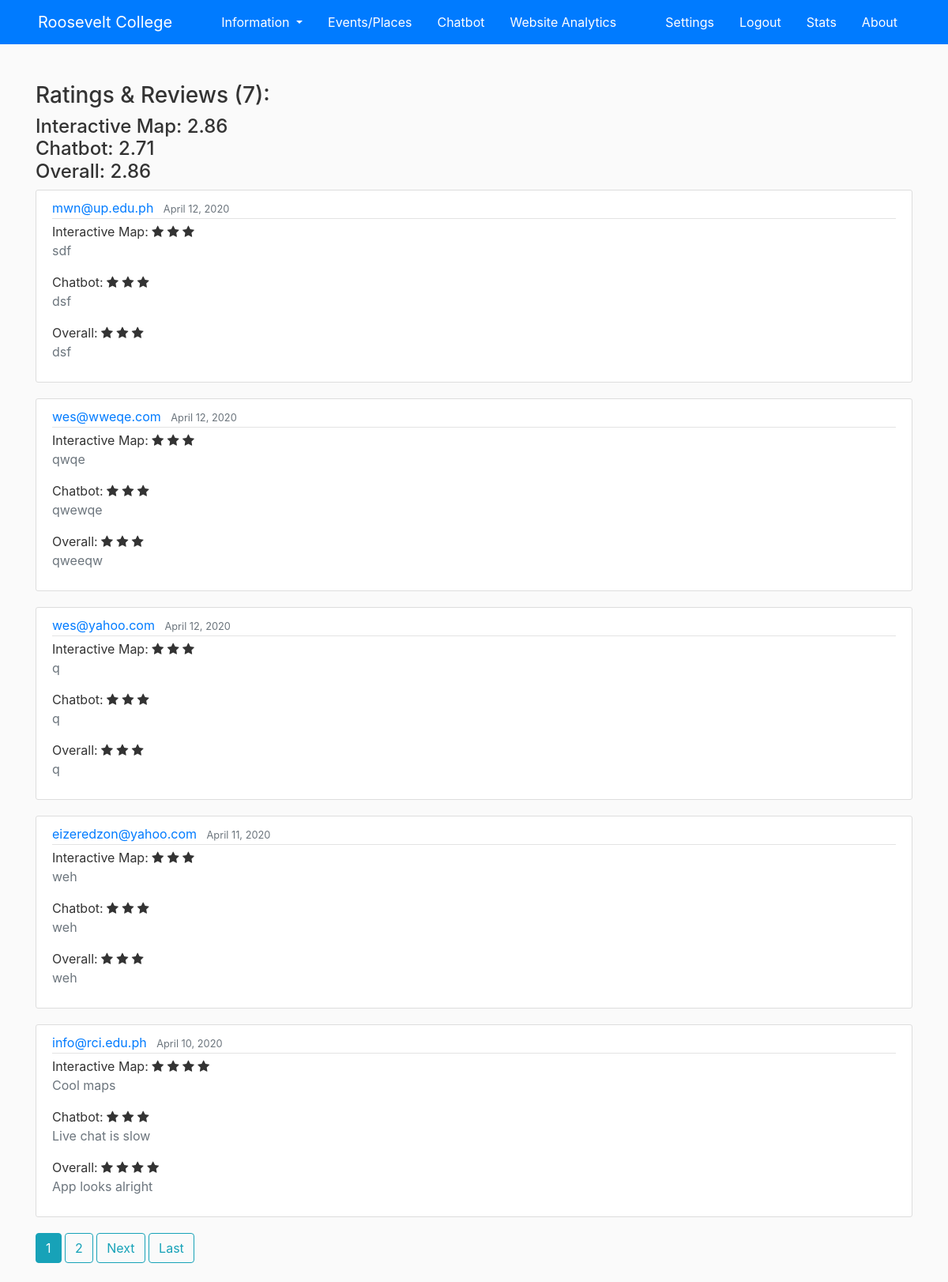
The app's page /ssr/ (signed in), older data.
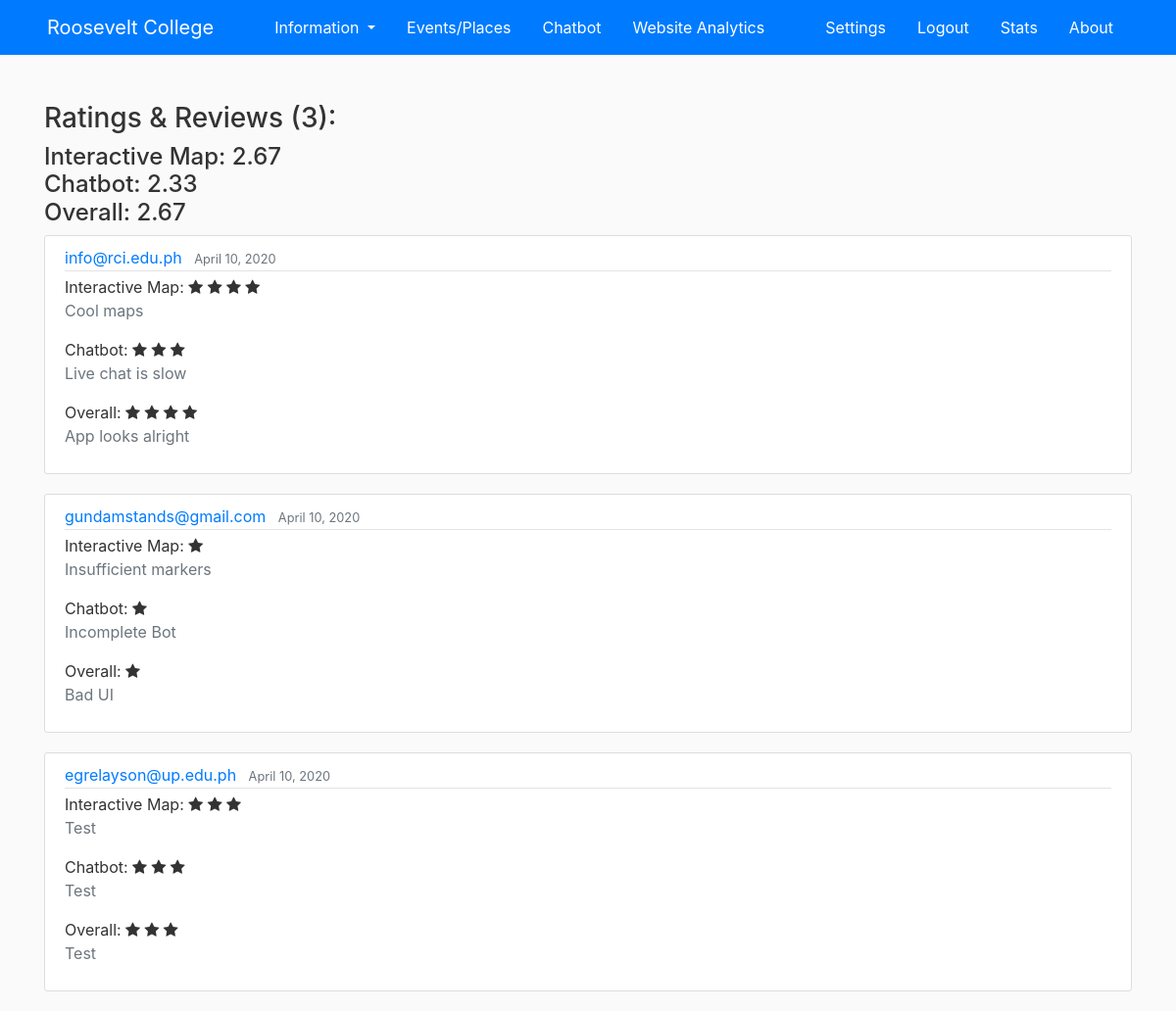
The same page, newer data.
### ssr/models.py (models this page shows, shortened)
class SSR(models.Model):
	Rating_choices = (
	    (1, 'Bad'),
	    (2, 'Poor'),
	    (3, 'Average'),
	    (4, 'Good'),
	    (5, 'Excellent')
	)
	email = models.EmailField()
	interactive_map_comment = models.TextField(default='')
	interactive_map_rating = models.IntegerField(choices=Rating_choices, default=3)
	chatbot_comment = models.TextField(default='')
	chatbot_rating = models.IntegerField(choices=Rating_choices, default=3)
	overall_comment = models.TextField(default='')
	overall_rating = models.IntegerField(choices=Rating_choices, default=3)
	date_posted = models.DateTimeField(default=timezone.now)

### ssr/views.py (the view)
# urls.py: path('ssr/', login_required(ssr_views.SSRListView.as_view()), name='ssr-index'), #Admin only
class SSRListView(ListView):
	model = SSR
	template_name = 'ssr/index.html'
	context_object_name = 'ssrs'
	paginate_by = 5
	def get_queryset(self):
		return SSR.objects.order_by('-date_posted')
	def get_context_data(self, **kwargs):
		context = super().get_context_data(**kwargs)
		context['title'] = 'Stats'
		context['average_imap'] = round(list(SSR.objects.aggregate(Avg('interactive_map_rating')).values())[0], 2)
		context['average_chatbot'] = round(list(SSR.objects.aggregate(Avg('chatbot_rating')).values())[0], 2)
		context['average_overall'] = round(list(SSR.objects.aggregate(Avg('overall_rating')).values())[0], 2)
		context['count'] = SSR.objects.count()
		return context

### ssr/templates/ssr/index.html (shortened to what this page needs)
{% extends "main/base.html" %}
{% block content %}
<link rel="stylesheet" href="https://cdnjs.cloudflare.com/ajax/libs/font-awesome/4.7.0/css/font-awesome.min.css">
<div class="container">
	<h3>Ratings & Reviews ({{ count }}): <br></h3>
	<h4>Interactive Map: {{ average_imap }} <br>
	Chatbot: {{ average_chatbot }} <br>
	Overall: {{ average_overall }} <br></h4>
	{% for ssr in ssrs %}
		<article class="media content-section">
		  <div class="media-body">
		    <div class="article-metadata">
		      <a class="mr-2" href="#">{{ ssr.email }}</a>
		      <small class="text-muted">{{ ssr.date_posted|date:"F d, Y" }}</small>
		    </div>
		    Interactive Map:
		    {% with ''|center:ssr.interactive_map_rating as range %}
			{% for x in range %}
			   <span class="fa fa-star checked"></span>
			{% endfor %}
			{% endwith %}<br>
			<p class="text-muted">
		    {{ ssr.interactive_map_comment }}</p>
	    	Chatbot:
	    	{% with ''|center:ssr.chatbot_rating as range %}
			{% for x in range %}
			   <span class="fa fa-star checked"></span>
			{% endfor %}
			{% endwith %}<br>
			<p class="text-muted">
	    	{{ ssr.chatbot_comment }}</p>
		   	Overall:
		    {% with ''|center:ssr.overall_rating as range %}
			{% for x in range %}
			   <span class="fa fa-star checked"></span>
			{% endfor %}
			{% endwith %}<br>
			<p class="text-muted">
		   	{{ ssr.overall_comment }}</p>
		  </div>
		</article>
	{% endfor %}
	{% if is_paginated %}
		{% for num in page_obj.paginator.page_range %}
			{% if page_obj.number == num %}
				<a class="btn btn-info mb-4" href="?page={{ num }}">{{ num }}</a>
			{% elif  num > page_obj.number|add:'-3' and num < page_obj.number|add:'3'%}
				<a class="btn btn-outline-info mb-4" href="?page={{ num }}">{{ num }}</a>
			{% endif %}
		{% endfor %}
		{% if page_obj.has_next %}
			<a class="btn btn-outline-info mb-4" href="?page={{ page_obj.next_page_number }}">Next</a>
			<a class="btn btn-outline-info mb-4" href="?page={{ page_obj.paginator.num_pages }}">Last</a>
		{% endif %}
	{% endif %}
</div>
{% endblock content %}

Row changes from the older to the newer data that the page shows:
removed SSR: email "mwn@up.edu.ph", date_posted "April 12, 2020", interactive_map_rating 3 (drawn), interactive_map_comment "sdf", chatbot_rating 3 (drawn), chatbot_comment "dsf", overall_rating 3 (drawn), overall_comment "dsf"
removed SSR: email "wes@wweqe.com", date_posted "April 12, 2020", interactive_map_rating 3 (drawn), interactive_map_comment "qwqe", chatbot_rating 3 (drawn), chatbot_comment "qwewqe", overall_rating 3 (drawn), overall_comment "qweeqw"
removed SSR: email "wes@yahoo.com", date_posted "April 12, 2020", interactive_map_rating 3 (drawn), interactive_map_comment "q", chatbot_rating 3 (drawn), chatbot_comment "q", overall_rating 3 (drawn), overall_comment "q"
removed SSR: email "eizeredzon@yahoo.com", date_posted "April 11, 2020", interactive_map_rating 3 (drawn), interactive_map_comment "weh", chatbot_rating 3 (drawn), chatbot_comment "weh", overall_rating 3 (drawn), overall_comment "weh"
now on this page (row unchanged): SSR: email "gundamstands@gmail.com", date_posted "April 10, 2020", interactive_map_rating 1 (drawn), interactive_map_comment "Insufficient markers", chatbot_rating 1 (drawn), chatbot_comment "Incomplete Bot", overall_rating 1 (drawn), overall_comment "Bad UI"
now on this page (row unchanged): SSR: email "egrelayson@up.edu.ph", date_posted "April 10, 2020", interactive_map_rating 3 (drawn), interactive_map_comment "Test", chatbot_rating 3 (drawn), chatbot_comment "Test", overall_rating 3 (drawn), overall_comment "Test"
Text that changed along with them:
{{ count }}: "7" → "3"
{{ average_imap }}: "2.86" → "2.67"
{{ average_chatbot }}: "2.71" → "2.33"
{{ average_overall }}: "2.86" → "2.67"
list line gone: "1"
list line gone: "2"
text no longer shown: "Next Last"
